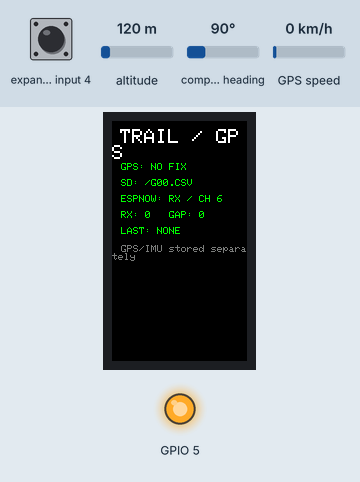
A sketch run on a simulated ESP32-S3. On the bench: 135×240 colour display, output pins drawn as LEDs (lit = HIGH). Inputs (shaded band) come from the test bench; at power-on: expander input 4 HIGH, altitude 120 m, compass heading 90°, GPS speed 0 km/h. Storage starts empty; the GPS gets a fix after 3 s at 37.7749, -122.4194 with 8 satellites; pins used as bus, display or sensor lines are not drawn; what the sketch prints to the serial monitor is not drawn.

Above: at 0.8 s.
At 3.8 s:
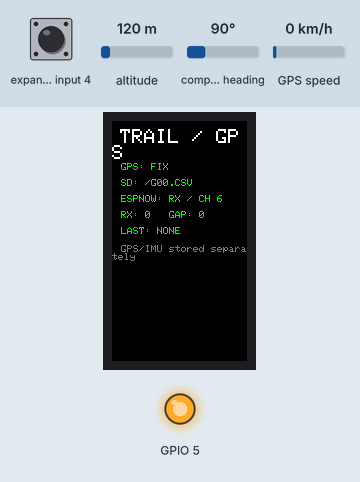

The sketch:

TrailEchoGPS.ino
```cpp
/*
 Trail Echo GPS companion / Cardputer ADV + Cap LoRa-1262.
 Independent Cardputer ADV sketch, NOT a SIGNAL OS replacement.
 Cap GNSS on UART: RX=GPIO15 (cap GPS_TX), TX=GPIO13 (cap GPS_RX), 115200 8N1.
 Cardputer ADV SD: SPI SCK40/MISO39/MOSI14/CS12.
 SX1262 never initialized or transmitted: GNSS works independently of LoRa.
 ESP-NOW ch6 receives Trail Echo motion packets (no location transmitted).
 Use only with LoRa antenna installed, per M5Stack hardware warning.
 Requires M5Cardputer, M5Unified, TinyGPSPlus, Arduino-ESP32 3.x.
*/
#include <Arduino.h>
#include <M5Cardputer.h>
#include <TinyGPS++.h>
#include <WiFi.h>
#include <esp_now.h>
#include <esp_wifi.h>
#include <esp_idf_version.h>
#include <SPI.h>
#include <SD.h>
#include <freertos/FreeRTOS.h>
#include <freertos/queue.h>
#include "TrailBridgeWire.h"

static const int GPS_RX=15, GPS_TX=13, SD_CS=12;
static const int SD_SCK=40,SD_MISO=39,SD_MOSI=14;
static const int CHANNEL=6;
static HardwareSerial gpsUart(1);
static TinyGPSPlus gps;
static QueueHandle_t incoming=nullptr;
static trailbridge::Receiver peerTracker;
static File gpsLog, motionLog;
static bool sdReady=false, radioReady=false;
static char gpsPath[20]={}, motionPath[20]={};
static uint32_t lastLog=0,lastDraw=0,lastSync=0,invalidFrames=0, queueDrops=0,received=0;
static uint32_t lastPacketMs=0;
static uint32_t lastFlushMs=0;
struct RXMessage {uint8_t bytes[trailbridge::kPacketSize];uint8_t mac[6];uint32_t receivedMs;};

#if ESP_IDF_VERSION_MAJOR >= 5
void onNowReceive(const esp_now_recv_info_t *info,const uint8_t *data,int length) {
  if(!incoming||!info||!data||length!=(int)trailbridge::kPacketSize)return;
  RXMessage r={}; memcpy(r.bytes,data,trailbridge::kPacketSize);
  memcpy(r.mac,info->src_addr,6);r.receivedMs=millis();
  if(xQueueSend(incoming,&r,0)!=pdTRUE) ++queueDrops;
}
#else
void onNowReceive(const uint8_t *mac,const uint8_t *data,int length) {
  if(!incoming||!mac||!data||length!=(int)trailbridge::kPacketSize)return;
  RXMessage r={};memcpy(r.bytes,data,trailbridge::kPacketSize);
  memcpy(r.mac,mac,6);r.receivedMs=millis();
  if(xQueueSend(incoming,&r,0)!=pdTRUE) ++queueDrops;
}
#endif

bool openLogs(){
  // Cap LoRa and microSD share the SPI bus. Keep the unused SX1262 deselected.
  pinMode(5,OUTPUT);digitalWrite(5,HIGH);
  SPI.begin(SD_SCK,SD_MISO,SD_MOSI,SD_CS);
  pinMode(SD_CS,OUTPUT);digitalWrite(SD_CS,HIGH);
  if(!SD.begin(SD_CS,SPI,10000000))return false;
  for(int i=0;i<100;i++){
    snprintf(gpsPath,sizeof(gpsPath),"/G%02d.CSV",i);
    snprintf(motionPath,sizeof(motionPath),"/I%02d.CSV",i);
    if(SD.exists(gpsPath)||SD.exists(motionPath))continue;
    gpsLog=SD.open(gpsPath,FILE_WRITE);
    motionLog=SD.open(motionPath,FILE_WRITE);
    if(!gpsLog||!motionLog){if(gpsLog)gpsLog.close();if(motionLog)motionLog.close();return false;}
    gpsLog.println("local_ms,utc_iso,fix,lat,lon,hdop,satellites");
    motionLog.println("rx_ms,ride_id,seq,elapsed_s,rms_mg,peak10mg,impacts,tx_ms");
    gpsLog.flush();motionLog.flush();return true;
  }
  return false;
}

void initEspNow(){
  incoming=xQueueCreate(24,sizeof(RXMessage));
  WiFi.mode(WIFI_STA);
  WiFi.disconnect(false,false);
  if(esp_wifi_set_channel(CHANNEL,WIFI_SECOND_CHAN_NONE)!=ESP_OK)return;
  if(esp_now_init()!=ESP_OK)return;
  if(esp_now_register_recv_cb(onNowReceive)!=ESP_OK){esp_now_deinit();return;}
  radioReady=true;
  Serial.printf("ESP-NOW ch=%d MAC=%s\n",CHANNEL,WiFi.macAddress().c_str());
}

String utcString(){
  if(!gps.date.isValid()||!gps.time.isValid()||gps.date.age()>5000||gps.time.age()>5000)return "";
  char s[32];snprintf(s,sizeof(s),"%04d-%02d-%02dT%02d:%02d:%02dZ",
    gps.date.year(),gps.date.month(),gps.date.day(),gps.time.hour(),gps.time.minute(),gps.time.second());
  return String(s);
}
void logFix(uint32_t now){
  const bool valid=gps.location.isValid()&&gps.location.age()<2500;
  const String utc=valid?utcString():String("");
  String line=String(now)+","+utc+","+(valid?"1":"0")+",";
  if(valid){line+=String(gps.location.lat(),7)+","+String(gps.location.lng(),7);}
  line+=",";
  if(valid&&gps.hdop.isValid()&&gps.hdop.age()<5000)line+=String(gps.hdop.hdop(),2);
  line+=",";
  if(gps.satellites.isValid()&&gps.satellites.age()<5000)line+=String(gps.satellites.value());
  if(sdReady)gpsLog.println(line);
  else Serial.println(String("GPS_CSV,")+line);
}
void readPackets(){
  if(!incoming)return;
  RXMessage r;
  int budget=24;
  while(budget-- && xQueueReceive(incoming,&r,0)==pdTRUE) {
    trailbridge::Motion m={};
    if(!trailbridge::decode(r.bytes,trailbridge::kPacketSize,m)){++invalidFrames;continue;}
    if(!peerTracker.accept(m))continue;
    received++;lastPacketMs=r.receivedMs;
    String line=String(r.receivedMs)+","+String(m.rideId)+","+String(m.sequence)+","+
      String(m.elapsedSeconds)+","+String(m.rmsMg)+","+String(m.peak10Mg)+","+
      String(m.impacts)+","+String(m.senderMs);
    if(sdReady)motionLog.println(line);
    else Serial.println(String("IMU_CSV,")+line);
  }
}
void drawUI(uint32_t now){
  auto& d=M5Cardputer.Display;
  d.fillScreen(TFT_BLACK);
  d.setTextSize(2);d.setTextColor(TFT_WHITE);
  d.setCursor(8,8);d.print("TRAIL / GPS");
  d.setTextSize(1);d.setTextColor(TFT_GREEN);
  d.setCursor(9,42);d.printf("GPS: %s",gps.location.isValid()&&gps.location.age()<2500?"FIX":"NO FIX");
  d.setCursor(9,58);d.printf("SD: %s",sdReady?gpsPath:"NO SD / SERIAL ONLY");
  d.setCursor(9,74);d.printf("ESPNOW: %s / CH 6",radioReady?"RX":"ERROR");
  d.setCursor(9,90);d.printf("RX: %lu   GAP: %lu",(unsigned long)received,(unsigned long)peerTracker.gaps());
  const String age=received?String((now-lastPacketMs)/1000)+"s":String("NONE");
  d.setCursor(9,106);d.printf("LAST: %s",age.c_str());
  d.setCursor(9,124);d.setTextColor(TFT_DARKGREY);d.print("GPS/IMU stored separately");
}
void setup(){
  Serial.begin(115200);
  auto cfg=M5.config(); M5Cardputer.begin(cfg,true);
  M5Cardputer.Display.setRotation(1);
  // Larger NMEA RX buffer before begin prevents 115200 baud bursts from overflowing.
  gpsUart.setRxBufferSize(4096);
  gpsUart.begin(115200,SERIAL_8N1,GPS_RX,GPS_TX);
  sdReady=openLogs();
  initEspNow();
  Serial.printf("GNSS RX=%d TX=%d @115200 | SD=%s | ESPNOW=%s\n",GPS_RX,GPS_TX,
     sdReady?"OK":"NO",radioReady?"RX":"FAIL");
  lastLog=millis();lastDraw=millis();lastFlushMs=millis();
}
void loop(){
  M5Cardputer.update();
  while(gpsUart.available())gps.encode((char)gpsUart.read());
  readPackets();
  uint32_t now=millis();
  if((uint32_t)(now-lastLog)>=1000){lastLog+=1000;logFix(now);}
  if(sdReady&&(uint32_t)(now-lastFlushMs)>=5000){lastFlushMs=now;gpsLog.flush();motionLog.flush();}
  if((uint32_t)(now-lastDraw)>=500){lastDraw=now;drawUI(now);}
  delay(1);
}
```

TrailBridgeWire.h
```cpp
#pragma once
// Protocol shared by original M5StickC Plus and Cardputer ADV. No Arduino dependencies.
// Packets carry motion summaries only: no GPS coordinates, MACs, identities or commands.
#include <stdint.h>
#include <stddef.h>

namespace trailbridge {
static const size_t kPacketSize = 22;
static const uint8_t kVersion = 1;
static const uint8_t kMotion = 1;
static const uint8_t kReplay = 2;  // a saved ride resent after it was recorded
static const uint16_t kMaxReplayBins = 7200;  // Trail Echo's 2-hour cap

struct Motion {
  uint32_t rideId;
  uint16_t sequence;
  uint16_t elapsedSeconds;
  uint16_t rmsMg;
  uint8_t peak10Mg;
  uint8_t impacts;
  uint32_t senderMs;
};

inline void put16(uint8_t* p, uint16_t n) { p[0] = uint8_t(n); p[1] = uint8_t(n >> 8); }
inline void put32(uint8_t* p, uint32_t n) { for(int i=0;i<4;++i) p[i]=uint8_t(n>>(i*8)); }
inline uint16_t get16(const uint8_t* p) { return uint16_t(p[0]) | (uint16_t(p[1]) << 8); }
inline uint32_t get32(const uint8_t* p) { return uint32_t(p[0]) | (uint32_t(p[1])<<8) | (uint32_t(p[2])<<16) | (uint32_t(p[3])<<24); }
inline uint16_t crc16(const uint8_t* data, size_t n) {
  uint16_t crc = 0xffff;
  for(size_t i=0;i<n;++i) {
    crc ^= uint16_t(data[i]) << 8;
    for(uint8_t b=0;b<8;++b) crc = (crc & 0x8000) ? uint16_t((crc<<1)^0x1021) : uint16_t(crc<<1);
  }
  return crc;
}
inline void encode(const Motion& m, uint8_t out[kPacketSize]) {
  out[0]='T';out[1]='E';out[2]=kVersion;out[3]=kMotion;
  put32(out+4,m.rideId);put16(out+8,m.sequence);put16(out+10,m.elapsedSeconds);
  put16(out+12,m.rmsMg);out[14]=m.peak10Mg;out[15]=m.impacts;
  put32(out+16,m.senderMs);put16(out+20,crc16(out,20));
}
inline bool decode(const uint8_t* in, size_t len, Motion& out) {
  if(!in||len!=kPacketSize||in[0]!='T'||in[1]!='E'||in[2]!=kVersion||in[3]!=kMotion) return false;
  if(get16(in+20)!=crc16(in,20)) return false;
  Motion m;
  m.rideId=get32(in+4);m.sequence=get16(in+8);m.elapsedSeconds=get16(in+10);
  m.rmsMg=get16(in+12);m.peak10Mg=in[14];m.impacts=in[15];m.senderMs=get32(in+16);
  if(m.rideId==0||m.elapsedSeconds==0) return false;
  out=m;return true;
}
// A missing packet stays missing; this tracker only labels duplicates/reordering.
class Receiver {
 public:
  Receiver():known_(false),ride_(0),seq_(0),accepted_(0),duplicates_(0),gaps_(0){}
  bool accept(const Motion& m) {
    if (!known_||m.rideId!=ride_) {known_=true;ride_=m.rideId;seq_=m.sequence;accepted_++;return true;}
    uint16_t d=uint16_t(m.sequence-seq_);
    if(d==0||d>=0x8000){duplicates_++;return false;}
    if(d>1)gaps_+=uint32_t(d-1);
    seq_=m.sequence;accepted_++;return true;
  }
  uint32_t accepted()const{return accepted_;}
  uint32_t duplicates()const{return duplicates_;}
  uint32_t gaps()const{return gaps_;}
 private:
  bool known_;uint32_t ride_;uint16_t seq_;uint32_t accepted_,duplicates_,gaps_;
};

// Replay: the Stick resends a ride it already saved, one packet per 1-second
// bin. Same 22-byte frame as Motion, kind 2, so older receivers just drop it.
//   4-7 rideId (0 = unknown, e.g. the Stick was restarted since the ride)
//   8-9 bin index from 0, 10-11 total bins, 12-13 rmsMg, 14 peak10Mg,
//   15 impacts, 16-19 sendId (random per send, groups one transfer)
struct Replay {
  uint32_t rideId;
  uint16_t index;
  uint16_t total;
  uint16_t rmsMg;
  uint8_t peak10Mg;
  uint8_t impacts;
  uint32_t sendId;
};
inline void encodeReplay(const Replay& r, uint8_t out[kPacketSize]) {
  out[0]='T';out[1]='E';out[2]=kVersion;out[3]=kReplay;
  put32(out+4,r.rideId);put16(out+8,r.index);put16(out+10,r.total);
  put16(out+12,r.rmsMg);out[14]=r.peak10Mg;out[15]=r.impacts;
  put32(out+16,r.sendId);put16(out+20,crc16(out,20));
}
inline bool decodeReplay(const uint8_t* in, size_t len, Replay& out) {
  if(!in||len!=kPacketSize||in[0]!='T'||in[1]!='E'||in[2]!=kVersion||in[3]!=kReplay) return false;
  if(get16(in+20)!=crc16(in,20)) return false;
  Replay r;
  r.rideId=get32(in+4);r.index=get16(in+8);r.total=get16(in+10);
  r.rmsMg=get16(in+12);r.peak10Mg=in[14];r.impacts=in[15];r.sendId=get32(in+16);
  if(r.sendId==0||r.total==0||r.total>kMaxReplayBins||r.index>=r.total) return false;
  out=r;return true;
}

// Receiver side of a replay: collects one transfer's bins in RAM (about
// 30 KB, so only instantiate it on the Cardputer). Repeats are ignored;
// bins that never arrive stay missing and are reported, never filled in.
class ReplayCollector {
 public:
  ReplayCollector() { clear(); }
  void clear() {
    active_=false;rideId_=0;sendId_=0;total_=0;have_=0;
    for(size_t i=0;i<sizeof(seen_);++i) seen_[i]=0;
  }
  // Returns true when the packet belongs to a different transfer than the one
  // being collected: save the current one first, then call clear() and add().
  bool startsNewTransfer(const Replay& r) const { return active_ && r.sendId!=sendId_; }
  bool add(const Replay& r) {
    if(!active_){active_=true;rideId_=r.rideId;sendId_=r.sendId;total_=r.total;}
    if(r.sendId!=sendId_||r.total!=total_||r.index>=total_) return false;
    if(seen_[r.index>>3]&(1u<<(r.index&7))) return false;
    seen_[r.index>>3]|=uint8_t(1u<<(r.index&7));
    rms_[r.index]=r.rmsMg;peak_[r.index]=r.peak10Mg;impacts_[r.index]=r.impacts;
    ++have_;return true;
  }
  bool active()const{return active_;}
  bool complete()const{return active_&&have_==total_;}
  uint32_t rideId()const{return rideId_;}
  uint32_t sendId()const{return sendId_;}
  uint16_t total()const{return total_;}
  uint16_t received()const{return have_;}
  uint16_t missing()const{return uint16_t(total_-have_);}
  bool has(uint16_t i)const{return i<total_&&(seen_[i>>3]&(1u<<(i&7)));}
  uint16_t rmsMg(uint16_t i)const{return rms_[i];}
  uint8_t peak10Mg(uint16_t i)const{return peak_[i];}
  uint8_t impacts(uint16_t i)const{return impacts_[i];}
 private:
  bool active_;uint32_t rideId_,sendId_;uint16_t total_,have_;
  uint8_t seen_[(kMaxReplayBins+7)/8];
  uint16_t rms_[kMaxReplayBins];
  uint8_t peak_[kMaxReplayBins];
  uint8_t impacts_[kMaxReplayBins];
};
} // namespace trailbridge
```

Measured:
- what the display in image 0 shows lasts 3.0 s, from 0.7 s to 3.7 s
